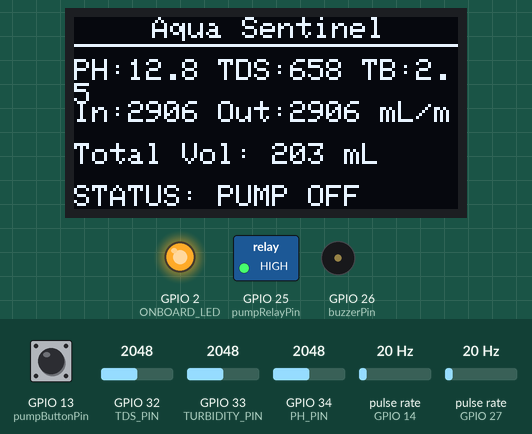
Bench run of a sketch on a simulated ESP32. Shown: 128×64 one-colour display, switched loads named in the sketch (green lamp = pin HIGH), output pins drawn as LEDs (lit = HIGH), buzzer (waves = sounding, pin HIGH). Wiring (inferred from the names in the program): 2 × pulse sensor: data GPIO 14 / data GPIO 27. Inputs (shaded band) come from the test bench; at power-on: GPIO 13 (pumpButtonPin) HIGH, pulse rate (sensors on GPIO 14, GPIO 27) 20 Hz, GPIO 32 (TDS_PIN) = 2048, GPIO 33 (TURBIDITY_PIN) = 2048, GPIO 34 (PH_PIN) = 2048. WiFi joins after 1.5 s; servers stay silent unless stated; the local clock reads 2024-03-15 10:24:30 at power-on unless the sketch sets it.

Above: at 4.4 s.
4.5 s: GPIO 13 (pumpButtonPin) pulled LOW for 0.15 s
At 6.0 s:
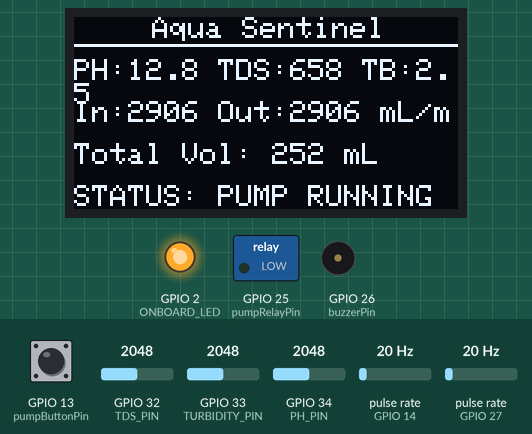
7.6 s: pulse rate (sensor on GPIO 14) set to 16 Hz
At 10.01 s:
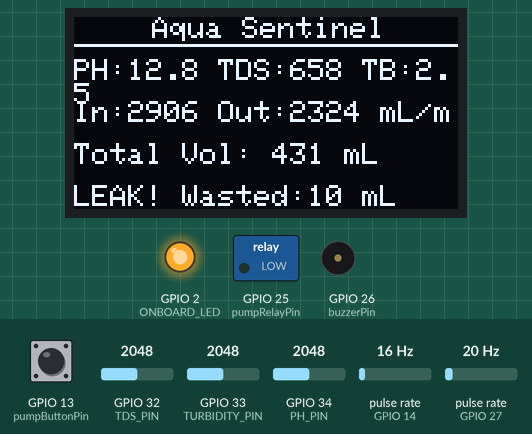
10.6 s: GPIO 13 (pumpButtonPin) pulled LOW for 1 s
At 12.0 s:
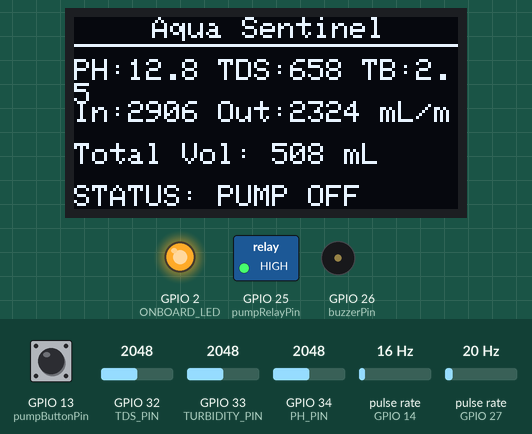
13.1 s: pulse rate (sensor on GPIO 27) set to 4 Hz
At 13.7 s:
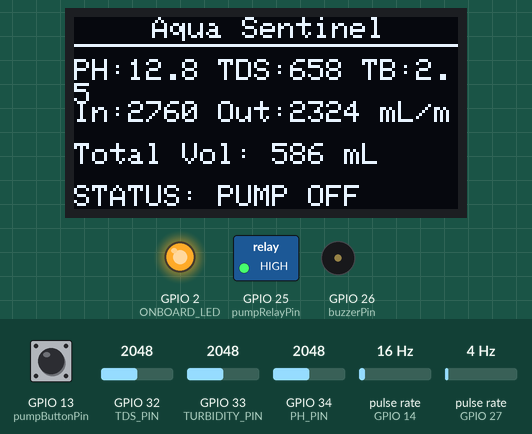
15.7 s: GPIO 32 (TDS_PIN) set to 2866
At 17.0 s:
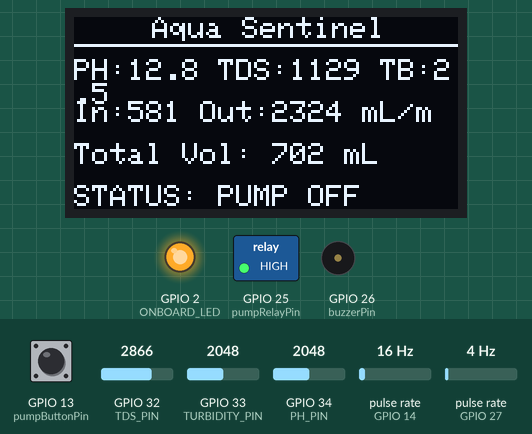
18.7 s: GPIO 33 (TURBIDITY_PIN) set to 2866
At 20.8 s:
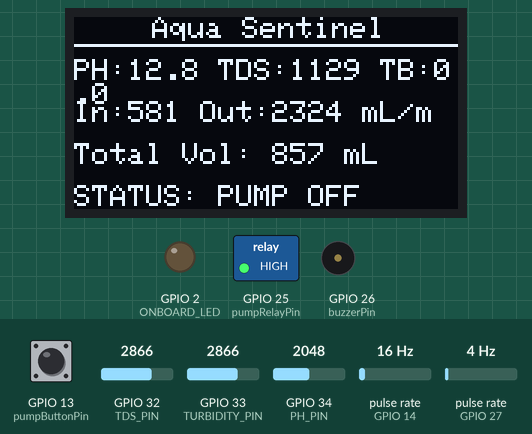
Timing chart, 0 to 22.5 s (numbered marks = the images above; inputs shaded):
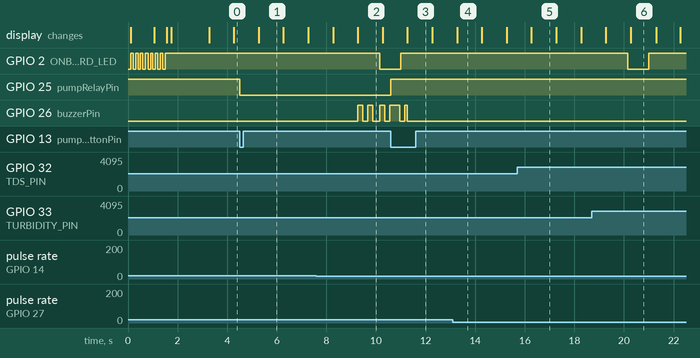

The sketch:

AquaSentinelFinalCodeOnlineOffline.ino
```cpp
#include <Wire.h>
#include <Adafruit_GFX.h>
#include <Adafruit_SH110X.h>
#include <WiFi.h>
#include <FirebaseESP32.h>
#include <time.h>

// --- WiFi & Firebase Credentials ---
#define WIFI_SSID "Aqua Sentinel"
#define WIFI_PASSWORD "openhouse2026"
#define FIREBASE_HOST "aqua-sentinel-90685-default-rtdb.firebaseio.com"
#define FIREBASE_AUTH "BvBwZ6gQmV0XYxWZwVSgkocAfgiTbsFBz0tzIjHy"

// --- Pin Definitions ---
const int sensor1Pin    = 27;   // INLET  (S1)
const int sensor2Pin    = 14;   // OUTLET (S2)
const int buzzerPin     = 26;
const int pumpRelayPin  = 25;
const int pumpButtonPin = 13;
#define ONBOARD_LED    2
#define PH_PIN         34
#define TDS_PIN        32
#define TURBIDITY_PIN  33

// --- OLED ---
Adafruit_SH1106G display = Adafruit_SH1106G(128, 64, &Wire, -1);

// --- Sensor Calibration ---
const float PULSES_PER_LITER = 413.0;
#define ADC_RES 4095.0
#define VREF    3.3
float ph_offset = 22.25, ph_slope = -5.70;
float temperature = 25.0, tds_factor = 0.5;
const float CLEAR_WATER_ADC = 2717.6, ADC_PER_NTU = -18.189;

// --- Shared State ---
volatile unsigned long totalPulses1 = 0, totalPulses2 = 0;
bool   isPumpOn     = false;
bool   leakDetected = false;
float  flow1 = 0, flow2 = 0, vol2 = 0;
float  totalWasted  = 0.0;
bool   wifiEnabled  = false;

// -------------------------------------------------------
// ISRs — IRAM only, touch nothing except counters
// -------------------------------------------------------
void IRAM_ATTR increase1() { totalPulses1++; }
void IRAM_ATTR increase2() { totalPulses2++; }

// -------------------------------------------------------
// Analog sensor helpers
// -------------------------------------------------------
float getPH() {
  long a = 0;
  for (int i = 0; i < 10; i++) a += analogRead(PH_PIN);
  return constrain(((a / 10.0) * (VREF / ADC_RES)) * ph_slope + ph_offset, 0.0, 14.0);
}
float getTDS() {
  float a = 0;
  for (int i = 0; i < 10; i++) a += analogRead(TDS_PIN);
  float v = (a / 10.0) * (VREF / ADC_RES) / (1.0 + 0.02 * (temperature - 25.0));
  return constrain((133.42 * pow(v, 3) - 255.86 * pow(v, 2) + 857.39 * v) * tds_factor, 0.0, 50000.0);
}
float getTurbidity() {
  float a = 0;
  for (int i = 0; i < 20; i++) a += analogRead(TURBIDITY_PIN);
  float k = constrain((a / 20.0 - CLEAR_WATER_ADC) / ADC_PER_NTU, 0.0, 150.0);
  return constrain((k * 10.0) / 150.0, 0.0, 10.0);
}

// -------------------------------------------------------
// ONLINE MODE globals
// -------------------------------------------------------
FirebaseData   fbData, streamData;
FirebaseConfig config;
FirebaseAuth   auth;
bool   streamActive = false;
unsigned long lastFB = 0;
String lastLeakTime = "None";

void streamCallback(StreamData data) {
  if (data.dataType() == "boolean") {
    bool newState = data.boolData();
    if (newState && !isPumpOn) {
      // Pump just turned ON via Firebase — pumpStart handled in loopOnline
    }
    isPumpOn = newState;
    digitalWrite(pumpRelayPin, isPumpOn ? LOW : HIGH);
  }
}

void handleLED_online() {
  if (WiFi.status() != WL_CONNECTED) {
    digitalWrite(ONBOARD_LED, (millis() / 100) % 2);
  } else if (!streamActive) {
    digitalWrite(ONBOARD_LED, (millis() / 200) % 2);
  } else if (millis() - lastFB < 1000) {
    digitalWrite(ONBOARD_LED, (millis() / 1000) % 2);
  } else {
    digitalWrite(ONBOARD_LED, HIGH);
  }
}

// -------------------------------------------------------
// ONLINE LOOP
// Original logic preserved. getLocalTime() works because
// NTP was synced during setup().
// -------------------------------------------------------
void loopOnline() {
  unsigned long currentMillis = millis();
  handleLED_online();

  // Non-blocking buzzer
  static unsigned long buzzerMillisO = 0;
  static bool buzzerStateO = LOW;
  if (leakDetected) {
    if (currentMillis - buzzerMillisO >= 200) {
      buzzerMillisO = currentMillis;
      buzzerStateO  = !buzzerStateO;
      digitalWrite(buzzerPin, buzzerStateO);
    }
  } else {
    buzzerStateO = LOW;
    digitalWrite(buzzerPin, LOW);
  }

  // Button + track pump ON transitions for pumpStart
  static bool lastBO       = HIGH;
  static bool prevPumpOn   = false;
  static unsigned long pumpStartO = 0;
  bool b = digitalRead(pumpButtonPin);
  if (b == LOW && lastBO == HIGH) {
    isPumpOn = !isPumpOn;
    digitalWrite(pumpRelayPin, isPumpOn ? LOW : HIGH);
    Firebase.setBool(fbData, "/sensors/pump", isPumpOn);
    delay(200);
  }
  lastBO = b;
  if (isPumpOn && !prevPumpOn) pumpStartO = currentMillis;  // rising edge
  prevPumpOn = isPumpOn;

  // 1-second tick
  static unsigned long prevMO  = 0;
  static unsigned long prevP1O = 0, prevP2O = 0;
  if (currentMillis - prevMO >= 1000) {
    prevMO = currentMillis;

    noInterrupts();
    unsigned long c1 = totalPulses1;
    unsigned long c2 = totalPulses2;
    interrupts();

    flow1 = ((c1 - prevP1O) / PULSES_PER_LITER) * 60000.0;
    flow2 = ((c2 - prevP2O) / PULSES_PER_LITER) * 60000.0;
    prevP1O = c1;
    prevP2O = c2;
    vol2 = (c2 / PULSES_PER_LITER) * 1000.0;

    leakDetected = false;
    if (isPumpOn && (currentMillis - pumpStartO >= 3000)) {
      if (flow1 > 100.0 && flow2 < (flow1 * 0.85)) {
        leakDetected = true;
        totalWasted += (flow1 - flow2) / 60.0;
        struct tm ti;
        if (getLocalTime(&ti)) {  // safe: NTP synced
          char buf[20];
          strftime(buf, 20, "%H:%M:%S", &ti);
          lastLeakTime = String(buf);
        }
      }
    }

    display.clearDisplay();
    display.setCursor(26, 0);  display.println("Aqua Sentinel");
    display.drawLine(0, 9, 128, 9, SH110X_WHITE);
    display.setCursor(0, 14);
    display.printf("PH:%.1f TDS:%d TB:%.1f", getPH(), (int)getTDS(), getTurbidity());
    display.setCursor(0, 28);
    display.printf("In:%.0f Out:%.0f mL/m", flow1, flow2);
    display.setCursor(0, 42);
    display.printf("Total Vol: %.0f mL", vol2);
    display.setCursor(0, 56);
    if (leakDetected) display.printf("LEAK! Wasted:%.0f mL", totalWasted);
    else display.println(isPumpOn ? "STATUS: PUMP RUNNING" : "STATUS: PUMP OFF");
    display.display();
  }

  // Firebase push every 5 seconds
  if (currentMillis - lastFB >= 5000) {
    lastFB = currentMillis;
    FirebaseJson j;
    j.set("flow_sensor_1", flow1);  j.set("flow_sensor_2", flow2);
    j.set("ph", getPH());           j.set("tds", getTDS());
    j.set("turbidity", getTurbidity());
    j.set("total_volume", vol2);    j.set("total_leaked", totalWasted);
    j.set("leak_status", leakDetected);
    j.set("leak_timestamp", lastLeakTime);
    Firebase.updateNode(fbData, "/sensors", j);
  }
}

// -------------------------------------------------------
// LOCAL LOOP
// Completely isolated — zero WiFi, zero Firebase,
// zero getLocalTime(). This is what was blocking before.
// Modelled directly on the proven working local code.
// -------------------------------------------------------
void loopLocal() {
  unsigned long currentMillis = millis();

  digitalWrite(ONBOARD_LED, LOW);

  // Non-blocking buzzer
  static unsigned long buzzerMillisL = 0;
  static bool buzzerStateL = LOW;
  if (leakDetected) {
    if (currentMillis - buzzerMillisL >= 200) {
      buzzerMillisL = currentMillis;
      buzzerStateL  = !buzzerStateL;
      digitalWrite(buzzerPin, buzzerStateL);
    }
  } else {
    buzzerStateL = LOW;
    digitalWrite(buzzerPin, LOW);
  }

  // Button
  static bool lastBL = HIGH;
  static unsigned long pumpStartL = 0;
  bool b = digitalRead(pumpButtonPin);
  if (b == LOW && lastBL == HIGH) {
    isPumpOn = !isPumpOn;
    digitalWrite(pumpRelayPin, isPumpOn ? LOW : HIGH);
    if (isPumpOn) pumpStartL = currentMillis;
    delay(200);
  }
  lastBL = b;

  // 1-second tick
  static unsigned long prevML  = 0;
  static unsigned long prevP1L = 0, prevP2L = 0;
  if (currentMillis - prevML >= 1000) {
    prevML = currentMillis;

    noInterrupts();
    unsigned long c1 = totalPulses1;
    unsigned long c2 = totalPulses2;
    interrupts();

    unsigned long pulses1 = c1 - prevP1L;
    unsigned long pulses2 = c2 - prevP2L;
    prevP1L = c1;
    prevP2L = c2;

    // Exact formula from working local code
    flow1 = ((pulses1 / PULSES_PER_LITER) * 60.0) * 1000.0;
    flow2 = ((pulses2 / PULSES_PER_LITER) * 60.0) * 1000.0;
    vol2  = (c2 / PULSES_PER_LITER) * 1000.0;

    // Leak detection — NO getLocalTime(), that was the root cause of blocking
    leakDetected = false;
    if (isPumpOn && (currentMillis - pumpStartL >= 3000)) {
      if (flow1 > 100.0 && flow2 < (flow1 * 0.85)) {
        leakDetected = true;
        float wastedThisSec = (flow1 - flow2) / 60.0;
        if (wastedThisSec > 0) totalWasted += wastedThisSec;
      }
    }

    display.clearDisplay();
    display.setCursor(26, 0);  display.println("Aqua Sentinel");
    display.drawLine(0, 9, 128, 9, SH110X_WHITE);
    display.setCursor(0, 14);
    display.printf("PH:%.1f TDS:%d TB:%.1f", getPH(), (int)getTDS(), getTurbidity());
    display.setCursor(0, 28);
    display.printf("In:%.0f Out:%.0f mL/m", flow1, flow2);
    display.setCursor(0, 42);
    display.printf("Total Vol: %.0f mL", vol2);
    display.setCursor(0, 56);
    if (leakDetected) display.printf("LEAK! Wasted:%.0f mL", totalWasted);
    else display.println(isPumpOn ? "STATUS: PUMP RUNNING" : "STATUS: PUMP OFF");
    display.display();
  }
}

// -------------------------------------------------------
// SETUP
// -------------------------------------------------------
void setup() {
  Serial.begin(115200);

  pinMode(sensor1Pin,    INPUT_PULLUP);
  pinMode(sensor2Pin,    INPUT_PULLUP);
  pinMode(pumpButtonPin, INPUT_PULLUP);
  pinMode(pumpRelayPin,  OUTPUT);
  pinMode(buzzerPin,     OUTPUT);
  pinMode(ONBOARD_LED,   OUTPUT);

  digitalWrite(pumpRelayPin, HIGH);
  digitalWrite(buzzerPin,    LOW);
  analogSetAttenuation(ADC_11db);

  attachInterrupt(digitalPinToInterrupt(sensor1Pin), increase1, RISING);
  attachInterrupt(digitalPinToInterrupt(sensor2Pin), increase2, RISING);

  display.begin(0x3c, true);
  display.clearDisplay();
  display.setTextColor(SH110X_WHITE);
  display.setTextSize(1);

  // WiFi with 20-second countdown
  WiFi.begin(WIFI_SSID, WIFI_PASSWORD);
  unsigned long wifiStart = millis();
  const unsigned long WIFI_TIMEOUT_MS = 60000;
  int lastCountdown = -1;

  while (WiFi.status() != WL_CONNECTED) {
    unsigned long elapsed = millis() - wifiStart;
    if (elapsed >= WIFI_TIMEOUT_MS) break;

    int countdown = (int)((WIFI_TIMEOUT_MS - elapsed) / 1000) + 1;
    if (countdown != lastCountdown) {
      lastCountdown = countdown;
      display.clearDisplay();
      display.setCursor(25, 10); display.println("Aqua Sentinel");
      display.drawLine(0, 20, 128, 20, SH110X_WHITE);
      display.setCursor(10, 28); display.println("Connecting WiFi...");
      int cdX = (countdown >= 10) ? 46 : 52;
      display.setCursor(cdX, 40); display.setTextSize(2);
      display.print(countdown); display.println("s");
      display.setTextSize(1);
      display.display();
    }
    digitalWrite(ONBOARD_LED, (millis() / 100) % 2);
    delay(10);
  }

  if (WiFi.status() == WL_CONNECTED) {
    wifiEnabled = true;

    display.clearDisplay();
    display.setCursor(25, 10); display.println("Aqua Sentinel");
    display.drawLine(0, 20, 128, 20, SH110X_WHITE);
    display.setCursor(19, 32); display.println("WiFi Connected!");
    display.setCursor(10, 44); display.println("Starting Stream...");
    display.display();

    configTime(18000, 0, "pool.ntp.org");

    config.host = FIREBASE_HOST;
    config.signer.tokens.legacy_token = FIREBASE_AUTH;
    Firebase.begin(&config, &auth);
    Firebase.reconnectWiFi(true);

    if (Firebase.beginStream(streamData, "/sensors/pump")) {
      Firebase.setStreamCallback(streamData, streamCallback, [](bool t) {});
      streamActive = true;
    }

    display.clearDisplay();
    display.setCursor(25, 10); display.println("Aqua Sentinel");
    display.drawLine(0, 20, 128, 20, SH110X_WHITE);
    display.setCursor(28, 35); display.println("SYSTEM READY");
    display.display();
    delay(1500);

  } else {
    WiFi.disconnect(true);
    WiFi.mode(WIFI_OFF);
    btStop();

    display.clearDisplay();
    display.setCursor(25, 10); display.println("Aqua Sentinel");
    display.drawLine(0, 20, 128, 20, SH110X_WHITE);
    display.setCursor(28, 30); display.println("WiFi Failed!");
    display.setCursor(10, 44); display.println("Running LOCAL mode");
    display.display();
    delay(2000);

    display.clearDisplay();
    display.setCursor(25, 10); display.println("Aqua Sentinel");
    display.drawLine(0, 20, 128, 20, SH110X_WHITE);
    display.setCursor(28, 32); display.println("SYSTEM READY");
    display.setCursor(28, 46); display.println("(Local Only)");
    display.display();
    delay(1500);
  }
}

// -------------------------------------------------------
// LOOP
// -------------------------------------------------------
void loop() {
  if (wifiEnabled) {
    loopOnline();
  } else {
    loopLocal();
  }
}
```

Measured:
- the behaviour switches between 18 and 17 Hz on pulse rate (sensor on GPIO 14) (found by bisection; images 1 and 2)
- after the input at 4.5 s, GPIO 25 (pumpRelayPin): HIGH → LOW at once; the display: changes after 0.77 s (image 1)
- after the input at 7.6 s, GPIO 26 (buzzerPin): goes HIGH 0.20 s, LOW 0.20 s, HIGH 0.20 s, LOW 0.29 s, HIGH 0.20 s, LOW 0.20 s, then HIGH, starting after 1.7 s
- after the input at 10.6 s, GPIO 25 (pumpRelayPin): LOW → HIGH at once; the display: changes after 0.67 s (image 3)
- what the display in image 1 shows lasts 1.0 s, from 5.3 s to 6.3 s
